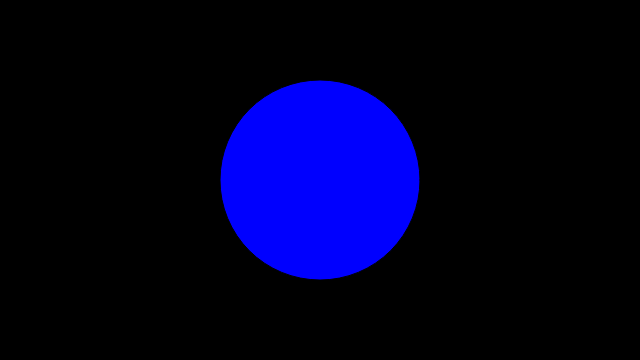
Frame 1 (no input)
Frame 60 (no input): identical to frame 1, image omitted
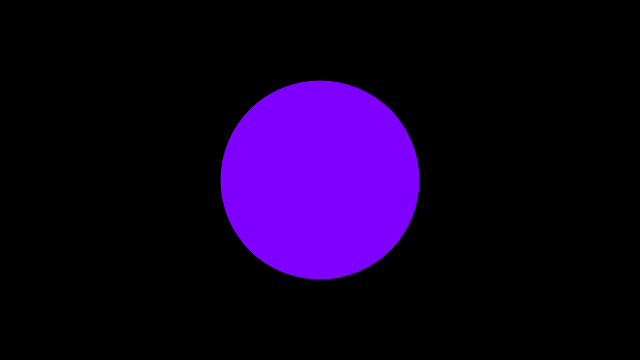
Frame 120 (the mouse pressed at the canvas centre since frame 60)

The p5.js sketch that drew these frames (run headless with seeded random() and noise() and a simulated clock; from frame 60 on, the mouse is pressed at the canvas centre):

// p5.js sketch
// ── sketch.js
//interaction

function setup(){
    createCanvas(640,360);
}

function draw() {
    background ('black');
    
    console.log(mouseX);
    
    var mapColorToWidth = map(mouseX, 0, width, 0, 255);
    var mapSizeToHeight = map (mouseY, 0, height, 10, 200);
   
    fill (mapColorToWidth,0,255);
    
    translate(width/2, height/2);
    ellipse(0,0,200);
}
